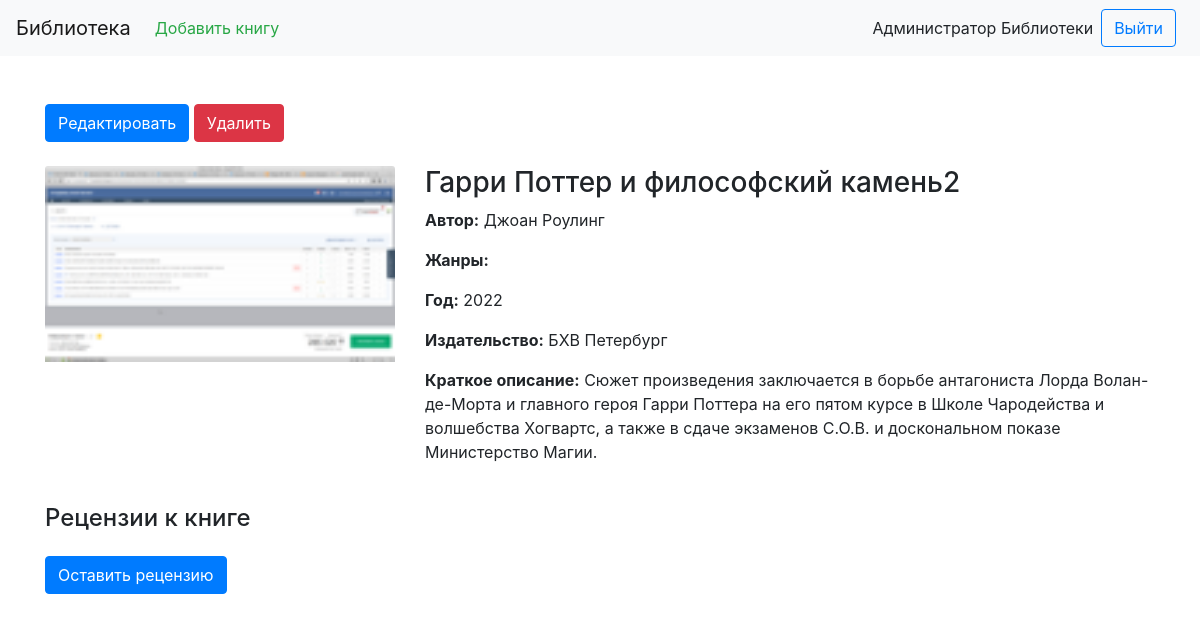
Page /books/2 (signed in) on the committed database.
### models.py (models this page shows, shortened)
class User(db.Model, UserMixin):
    id = db.Column(db.Integer, primary_key=True)
    login = db.Column(db.String(50), unique=True, nullable=False)
    first_name = db.Column(db.String(50), nullable=False)
    last_name = db.Column(db.String(50), nullable=False)
    patronymic = db.Column(db.String(50), nullable=True)
    role_id = db.Column(db.String(50), db.ForeignKey('role.id'), nullable=False)
    email = db.Column(db.String(50), unique=True, nullable=False)
    password = db.Column(db.String(50), nullable=False)
    role = db.relationship("Role", backref=backref("role.id", cascade="all, delete"))

class Cover(db.Model):
    id = db.Column(db.Integer, primary_key=True)
    file = db.Column(db.String(255), nullable=False)
    mime_type = db.Column(db.String(255), nullable=False)
    md5_hash = db.Column(db.String(255), nullable=False)

class Book(db.Model):
    id = db.Column(db.Integer, primary_key=True)
    name = db.Column(db.String(50), unique=True, nullable=False)
    short_description = db.Column(db.Text(), nullable=False)
    year = db.Column(db.String(4), nullable=False)
    publisher = db.Column(db.String(50), nullable=False)
    author = db.Column(db.String(50), nullable=False)
    pages = db.Column(db.String(50), nullable=False)
    cover_id = db.Column(db.Integer, db.ForeignKey('cover.id'))
    cover = db.relationship("Cover", backref="cover")
    reviews = db.relationship("Review", backref="review")

### main.py (the view)
@app.route('/books/<int:id>', methods=['GET', 'POST'])
def book_index(id):
    book = models.Book.query.get(id)
    book_genres = models.BookGenre.query.filter_by(book_id=id).all()
    reviews = models.Review.query.filter_by(book_id=id, status_id=2)
    reviewed = False
    if flask_login.current_user.is_authenticated:
        if models.Review.query.filter_by(book_id=id, user_id=flask_login.current_user.id).all() != []:
            reviewed = True
    else:
        reviewed = None
    return render_template('book_index.html', book=book, book_genres=book_genres, reviews=reviews, reviewed=reviewed)

### main.py (called while the page is built)
@login_manager.user_loader
def load_user(user):
    return models.User.query.get(user)

### templates/book_index.html (shortened to what this page needs)
{% extends 'layout.html' %}
{% block content %}
    <div class="container">
        <div class="row justify-content-center mt-4">
            <div class="col-12 my-4">
                {% if current_user.is_authenticated %}
                    {% if current_user.role.name == "администратор" %}
                        <a href="/books/edit/{{ book.id }}" class="btn btn-primary">Редактировать</a>
                        <button type="button" class="btn btn-danger" data-toggle="modal" data-target="#deleteBookModal">
                            Удалить
                        </button>
                    {% elif current_user.role.name == "модератор" %}
                        <a href="/books/edit/{{ book.id }}" class="btn btn-primary">Редактировать</a>
                    {% endif %}
                {% endif %}
            </div>
            <div class="col-12 col-lg-4">
                <img class="card-img-top" src="{{ url_for('media', filename="covers/" + book.cover.file) }}" alt="Card image cap">
            </div>
            <div class="col-12 col-lg-8">
                <div class="d-flex flex-column">
                    <h3>{{ book.name }}</h3>
                    <p><b>Автор:</b> {{ book.author }}</p>
                    <p>
                        <b>Жанры:</b>
                    </p>
                    <p><b>Год:</b> {{ book.year }}</p>
                    <p><b>Издательство:</b> {{ book.publisher }}</p>
                    <p><b>Краткое описание:</b> {{ book.short_description }}</p>
                </div>
            </div>
            <div class="col-12">
                <h4 class="my-4">Рецензии к книге</h4>
                {% if reviewed == False %}
                    <a href="/reviews/new/{{ book.id }}" class="btn btn-primary mb-4">Оставить рецензию</a>
                {% endif %}
            </div>
        </div>
    </div>
{% endblock %}

### templates/layout.html (shortened to what this page needs)
<!DOCTYPE html>
<html lang="en">
        <link rel="stylesheet" href="https://cdn.jsdelivr.net/npm/bootstrap@4.0.0/dist/css/bootstrap.min.css">
        <link rel="stylesheet" href="/static/css/main.css">
    </head>
    <body>
        <nav class="navbar navbar-expand-lg navbar-light bg-light">
            <a class="navbar-brand" href="/">Библиотека</a>
            <div class="collapse navbar-collapse" id="navbarSupportedContent">
                <ul class="navbar-nav mr-auto">
                    {% if current_user.is_authenticated %}
                        {% if current_user.role.name == 'администратор' %}
                            <li class="nav-item active">
                                <a class="nav-link text-success" href="/books/new">Добавить книгу</a>
                            </li>
                        {% endif %}
                    {% endif %}
                </ul>
                {% if current_user.is_authenticated %}
                    {{ current_user.first_name }} {{ current_user.last_name }}
                    <a href="/logout" class="btn btn-outline-primary my-2 mx-2 my-sm-0" >Выйти</a>
                {% else %}
                    <a href="/login" class="btn btn-outline-primary my-2 mx-2 my-sm-0" >Войти</a>
                    <a href="/register" class="btn btn-success my-2 my-sm-0" type="submit">Регистрация</a>
                {% endif %}
            </div>
        </nav>
        {% block content %}
        {% endblock %}
    </body>
</html>

### rows in the picture
User: first_name "Администратор", last_name "Библиотеки"
Cover: file (picture)
Book: name "Гарри Поттер и философский камень2", author "Джоан Роулинг", year "2022", publisher "БХВ Петербург", short_description "Сюжет произведения заключается в борьбе антагониста Лорда Волан-де-Морта и главного героя Гарри Поттера на его пятом курсе в Школе Чародейства и волшебства Хогвартс, а также в сдаче экзаменов С.О.В. и доскональном показе Министерство Магии."
